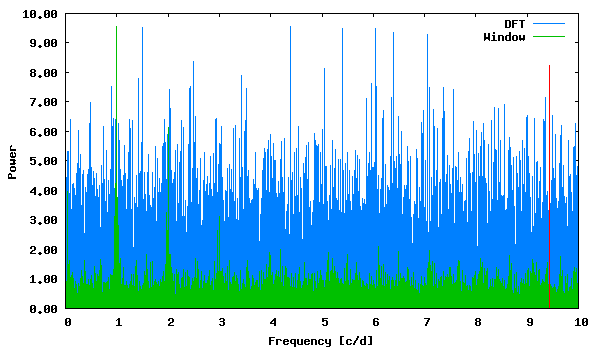

gnuplot code for this plot:
set term png size 600,350 medium
set colors classic
set output "phase_lc_18.deeming.png"
set xlabel "Frequency [c/d]"
set ylabel "Power"
set format y "%5.2f"
plot "deeming.periodogram" using 1:2 with lines linecolor 3 title "DFT", "deeming.periodogram" using 1:3 with lines linecolor 2 title "Window", "<echo '9.442875 8.23378477'" with impulses linecolor 1 title ""
 
